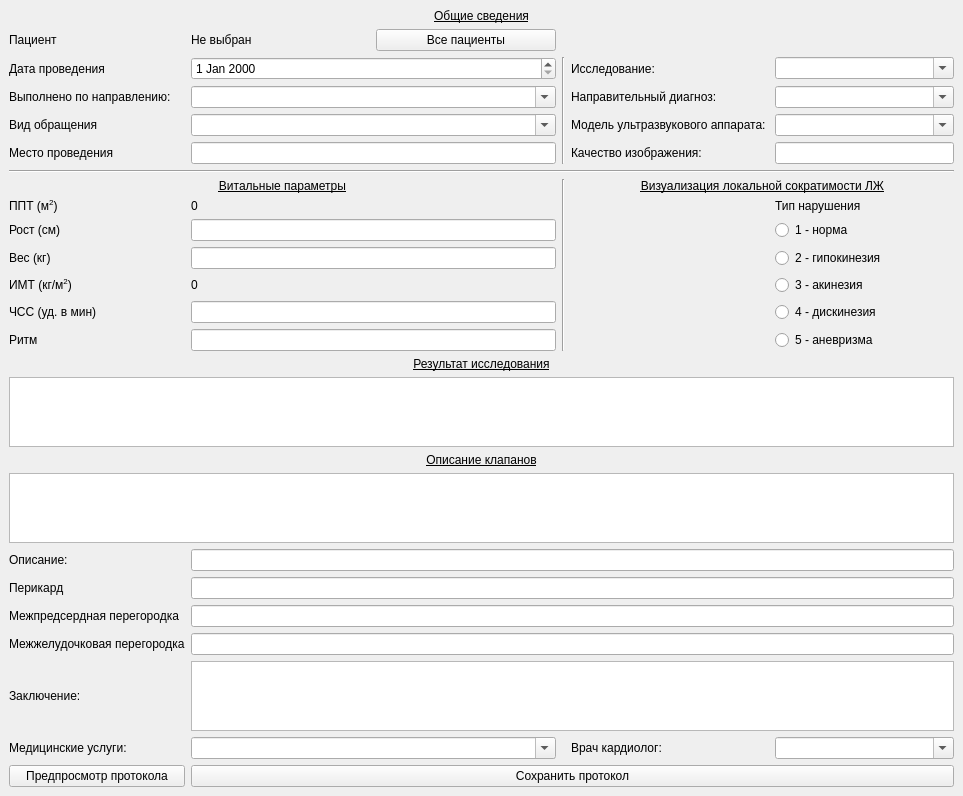
<?xml version="1.0" encoding="UTF-8"?>
<ui version="4.0">
 <class>MainWindow</class>
 <widget class="QMainWindow" name="MainWindow">
  <property name="geometry">
   <rect>
    <x>0</x>
    <y>0</y>
    <width>963</width>
    <height>753</height>
   </rect>
  </property>
  <property name="windowTitle">
   <string>ВИА Мед ЭХО</string>
  </property>
  <widget class="QWidget" name="centralwidget">
   <layout class="QGridLayout" name="gridLayout">
    <item row="9" column="2" colspan="4">
     <widget class="QLineEdit" name="rostLE"/>
    </item>
    <item row="24" column="1">
     <widget class="QPushButton" name="pushButton">
      <property name="text">
       <string>Предпросмотр протокола</string>
      </property>
     </widget>
    </item>
    <item row="14" column="1" colspan="9">
     <widget class="QLabel" name="label_5">
      <property name="font">
       <font>
        <underline>true</underline>
       </font>
      </property>
      <property name="text">
       <string>Результат исследования</string>
      </property>
      <property name="alignment">
       <set>Qt::AlignmentFlag::AlignCenter</set>
      </property>
     </widget>
    </item>
    <item row="3" column="2" colspan="4">
     <widget class="QComboBox" name="napravilLE">
      <property name="editable">
       <bool>true</bool>
      </property>
     </widget>
    </item>
    <item row="11" column="2" colspan="4">
     <widget class="QLabel" name="IMTResultLabel">
      <property name="text">
       <string>0</string>
      </property>
     </widget>
    </item>
    <item row="13" column="8" colspan="2">
     <widget class="QRadioButton" name="LJType5">
      <property name="text">
       <string>5 - аневризма</string>
      </property>
     </widget>
    </item>
    <item row="11" column="8" colspan="2">
     <widget class="QRadioButton" name="LJType3">
      <property name="text">
       <string>3 - акинезия</string>
      </property>
     </widget>
    </item>
    <item row="23" column="7">
     <widget class="QLabel" name="label_10">
      <property name="text">
       <string>Врач кардиолог:</string>
      </property>
     </widget>
    </item>
    <item row="3" column="7">
     <widget class="QLabel" name="naprDiagnozLabel">
      <property name="text">
       <string>Направительный диагноз: </string>
      </property>
     </widget>
    </item>
    <item row="8" column="8" colspan="2">
     <widget class="QLabel" name="label_4">
      <property name="text">
       <string>Тип нарушения</string>
      </property>
      <property name="alignment">
       <set>Qt::AlignmentFlag::AlignLeading|Qt::AlignmentFlag::AlignLeft|Qt::AlignmentFlag::AlignVCenter</set>
      </property>
     </widget>
    </item>
    <item row="23" column="8" colspan="2">
     <widget class="QComboBox" name="comboBox_2">
      <property name="editable">
       <bool>true</bool>
      </property>
     </widget>
    </item>
    <item row="20" column="1">
     <widget class="QLabel" name="peregorod1Label">
      <property name="text">
       <string>Межпредсердная перегородка</string>
      </property>
     </widget>
    </item>
    <item row="25" column="3">
     <spacer name="verticalSpacer">
      <property name="orientation">
       <enum>Qt::Orientation::Vertical</enum>
      </property>
      <property name="sizeHint" stdset="0">
       <size>
        <width>20</width>
        <height>40</height>
       </size>
      </property>
     </spacer>
    </item>
    <item row="2" column="2" colspan="4">
     <widget class="QDateEdit" name="dateEdit"/>
    </item>
    <item row="4" column="2" colspan="4">
     <widget class="QComboBox" name="vidObrLE">
      <property name="editable">
       <bool>true</bool>
      </property>
     </widget>
    </item>
    <item row="2" column="1">
     <widget class="QLabel" name="dataLabel">
      <property name="text">
       <string>Дата проведения</string>
      </property>
     </widget>
    </item>
    <item row="8" column="7" rowspan="6">
     <widget class="QLabel" name="LJVisual">
      <property name="text">
       <string/>
      </property>
      <property name="alignment">
       <set>Qt::AlignmentFlag::AlignCenter</set>
      </property>
     </widget>
    </item>
    <item row="10" column="2" colspan="4">
     <widget class="QLineEdit" name="vesLE"/>
    </item>
    <item row="4" column="8" colspan="2">
     <widget class="QComboBox" name="apparatModelLE">
      <property name="editable">
       <bool>true</bool>
      </property>
     </widget>
    </item>
    <item row="8" column="2" colspan="4">
     <widget class="QLabel" name="PPTResultLabel">
      <property name="text">
       <string>0</string>
      </property>
     </widget>
    </item>
    <item row="23" column="2" colspan="4">
     <widget class="QComboBox" name="comboBox">
      <property name="editable">
       <bool>true</bool>
      </property>
     </widget>
    </item>
    <item row="2" column="7">
     <widget class="QLabel" name="issledovanieLabel">
      <property name="text">
       <string>Исследование:</string>
      </property>
     </widget>
    </item>
    <item row="2" column="6" rowspan="4">
     <widget class="Line" name="line">
      <property name="orientation">
       <enum>Qt::Orientation::Vertical</enum>
      </property>
     </widget>
    </item>
    <item row="10" column="1">
     <widget class="QLabel" name="vesLabel">
      <property name="text">
       <string>Вес (кг)</string>
      </property>
     </widget>
    </item>
    <item row="15" column="1" colspan="9">
     <widget class="QTableWidget" name="tableWidget"/>
    </item>
    <item row="12" column="8" colspan="2">
     <widget class="QRadioButton" name="LJType4">
      <property name="text">
       <string>4 - дискинезия</string>
      </property>
     </widget>
    </item>
    <item row="13" column="1">
     <widget class="QLabel" name="rithmLabel">
      <property name="text">
       <string>Ритм</string>
      </property>
     </widget>
    </item>
    <item row="16" column="1" colspan="9">
     <widget class="QLabel" name="label_6">
      <property name="font">
       <font>
        <underline>true</underline>
       </font>
      </property>
      <property name="text">
       <string>Описание клапанов</string>
      </property>
      <property name="alignment">
       <set>Qt::AlignmentFlag::AlignCenter</set>
      </property>
     </widget>
    </item>
    <item row="2" column="8" colspan="2">
     <widget class="QComboBox" name="issledovanieLE">
      <property name="editable">
       <bool>true</bool>
      </property>
     </widget>
    </item>
    <item row="5" column="8" colspan="2">
     <widget class="QLineEdit" name="kachestvoLE"/>
    </item>
    <item row="5" column="7">
     <widget class="QLabel" name="kachestvoLabel">
      <property name="text">
       <string>Качество изображения: </string>
      </property>
     </widget>
    </item>
    <item row="1" column="4" colspan="2">
     <widget class="QPushButton" name="allPatients">
      <property name="text">
       <string>Все пациенты</string>
      </property>
     </widget>
    </item>
    <item row="13" column="2" colspan="4">
     <widget class="QLineEdit" name="rithmLE"/>
    </item>
    <item row="4" column="1">
     <widget class="QLabel" name="vidObrLabel">
      <property name="text">
       <string>Вид обращения</string>
      </property>
     </widget>
    </item>
    <item row="17" column="1" colspan="9">
     <widget class="QTableWidget" name="tableWidget_2"/>
    </item>
    <item row="22" column="2" colspan="8">
     <widget class="QTextEdit" name="textEdit"/>
    </item>
    <item row="7" column="6" rowspan="7">
     <widget class="Line" name="line_3">
      <property name="orientation">
       <enum>Qt::Orientation::Vertical</enum>
      </property>
     </widget>
    </item>
    <item row="5" column="1">
     <widget class="QLabel" name="mestoLabel">
      <property name="text">
       <string>Место проведения</string>
      </property>
     </widget>
    </item>
    <item row="4" column="7">
     <widget class="QLabel" name="apparatModelLabel">
      <property name="text">
       <string>Модель ультразвукового аппарата: </string>
      </property>
     </widget>
    </item>
    <item row="7" column="7" colspan="3">
     <widget class="QLabel" name="label_3">
      <property name="font">
       <font>
        <underline>true</underline>
       </font>
      </property>
      <property name="text">
       <string>Визуализация локальной сократимости ЛЖ</string>
      </property>
      <property name="alignment">
       <set>Qt::AlignmentFlag::AlignCenter</set>
      </property>
     </widget>
    </item>
    <item row="3" column="1">
     <widget class="QLabel" name="napravilLabel">
      <property name="text">
       <string>Выполнено по направлению: </string>
      </property>
     </widget>
    </item>
    <item row="11" column="1">
     <widget class="QLabel" name="imtLabel">
      <property name="text">
       <string>&lt;html&gt;&lt;head/&gt;&lt;body&gt;&lt;p&gt;ИМТ (кг/м&lt;span style=&quot; vertical-align:super;&quot;&gt;2&lt;/span&gt;)&lt;/p&gt;&lt;/body&gt;&lt;/html&gt;</string>
      </property>
     </widget>
    </item>
    <item row="5" column="2" colspan="4">
     <widget class="QLineEdit" name="mestoLE"/>
    </item>
    <item row="18" column="1">
     <widget class="QLabel" name="label_7">
      <property name="text">
       <string>Описание:</string>
      </property>
     </widget>
    </item>
    <item row="24" column="2" colspan="8">
     <widget class="QPushButton" name="Save">
      <property name="text">
       <string>Сохранить протокол</string>
      </property>
     </widget>
    </item>
    <item row="9" column="1">
     <widget class="QLabel" name="rostLabel">
      <property name="text">
       <string>Рост (см)</string>
      </property>
     </widget>
    </item>
    <item row="12" column="2" colspan="4">
     <widget class="QLineEdit" name="CHSSLE"/>
    </item>
    <item row="19" column="1">
     <widget class="QLabel" name="perikardLabel">
      <property name="text">
       <string>Перикард</string>
      </property>
     </widget>
    </item>
    <item row="6" column="1" colspan="9">
     <widget class="Line" name="line_2">
      <property name="orientation">
       <enum>Qt::Orientation::Horizontal</enum>
      </property>
     </widget>
    </item>
    <item row="12" column="1">
     <widget class="QLabel" name="CHSSLabel">
      <property name="text">
       <string>ЧСС (уд. в мин)</string>
      </property>
     </widget>
    </item>
    <item row="23" column="1">
     <widget class="QLabel" name="label_9">
      <property name="text">
       <string>Медицинские услуги:</string>
      </property>
     </widget>
    </item>
    <item row="18" column="2" colspan="8">
     <widget class="QLineEdit" name="lineEdit"/>
    </item>
    <item row="8" column="1">
     <widget class="QLabel" name="PPTLabel">
      <property name="text">
       <string>&lt;html&gt;&lt;head/&gt;&lt;body&gt;&lt;p&gt;ППТ (м&lt;span style=&quot; vertical-align:super;&quot;&gt;2&lt;/span&gt;)&lt;/p&gt;&lt;/body&gt;&lt;/html&gt;</string>
      </property>
     </widget>
    </item>
    <item row="3" column="8" colspan="2">
     <widget class="QComboBox" name="naprDiagnozLE">
      <property name="editable">
       <bool>true</bool>
      </property>
     </widget>
    </item>
    <item row="10" column="8" colspan="2">
     <widget class="QRadioButton" name="LJType2">
      <property name="text">
       <string>2 - гипокинезия</string>
      </property>
     </widget>
    </item>
    <item row="22" column="1">
     <widget class="QLabel" name="label_8">
      <property name="text">
       <string>Заключение:</string>
      </property>
     </widget>
    </item>
    <item row="1" column="2" colspan="2">
     <widget class="QLabel" name="currentPatient">
      <property name="text">
       <string>Не выбран</string>
      </property>
     </widget>
    </item>
    <item row="7" column="1" colspan="5">
     <widget class="QLabel" name="label_2">
      <property name="font">
       <font>
        <underline>true</underline>
       </font>
      </property>
      <property name="text">
       <string>Витальные параметры</string>
      </property>
      <property name="alignment">
       <set>Qt::AlignmentFlag::AlignCenter</set>
      </property>
     </widget>
    </item>
    <item row="1" column="1">
     <widget class="QLabel" name="pacientLabel">
      <property name="text">
       <string>Пациент</string>
      </property>
     </widget>
    </item>
    <item row="9" column="8" colspan="2">
     <widget class="QRadioButton" name="LJType1">
      <property name="text">
       <string>1 - норма</string>
      </property>
     </widget>
    </item>
    <item row="0" column="1" colspan="9">
     <widget class="QLabel" name="label">
      <property name="font">
       <font>
        <underline>true</underline>
       </font>
      </property>
      <property name="text">
       <string>Общие сведения</string>
      </property>
      <property name="alignment">
       <set>Qt::AlignmentFlag::AlignCenter</set>
      </property>
     </widget>
    </item>
    <item row="21" column="1">
     <widget class="QLabel" name="peregorod2Label">
      <property name="text">
       <string>Межжелудочковая перегородка</string>
      </property>
     </widget>
    </item>
    <item row="19" column="2" colspan="8">
     <widget class="QLineEdit" name="perikardLE"/>
    </item>
    <item row="20" column="2" colspan="8">
     <widget class="QLineEdit" name="peregorod1LE"/>
    </item>
    <item row="21" column="2" colspan="8">
     <widget class="QLineEdit" name="peregorod2LE"/>
    </item>
   </layout>
  </widget>
 </widget>
 <tabstops>
  <tabstop>allPatients</tabstop>
  <tabstop>dateEdit</tabstop>
  <tabstop>napravilLE</tabstop>
  <tabstop>vidObrLE</tabstop>
  <tabstop>mestoLE</tabstop>
  <tabstop>issledovanieLE</tabstop>
  <tabstop>naprDiagnozLE</tabstop>
  <tabstop>apparatModelLE</tabstop>
  <tabstop>kachestvoLE</tabstop>
  <tabstop>rostLE</tabstop>
  <tabstop>vesLE</tabstop>
  <tabstop>CHSSLE</tabstop>
  <tabstop>rithmLE</tabstop>
  <tabstop>LJType1</tabstop>
  <tabstop>LJType2</tabstop>
  <tabstop>LJType3</tabstop>
  <tabstop>LJType4</tabstop>
  <tabstop>LJType5</tabstop>
  <tabstop>tableWidget</tabstop>
  <tabstop>tableWidget_2</tabstop>
  <tabstop>lineEdit</tabstop>
  <tabstop>textEdit</tabstop>
  <tabstop>Save</tabstop>
 </tabstops>
 <resources/>
 <connections/>
</ui>
